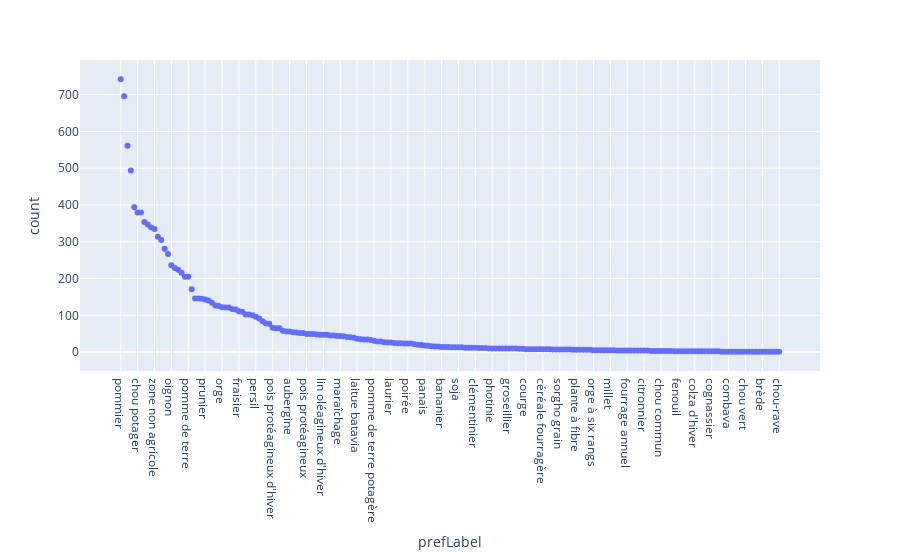
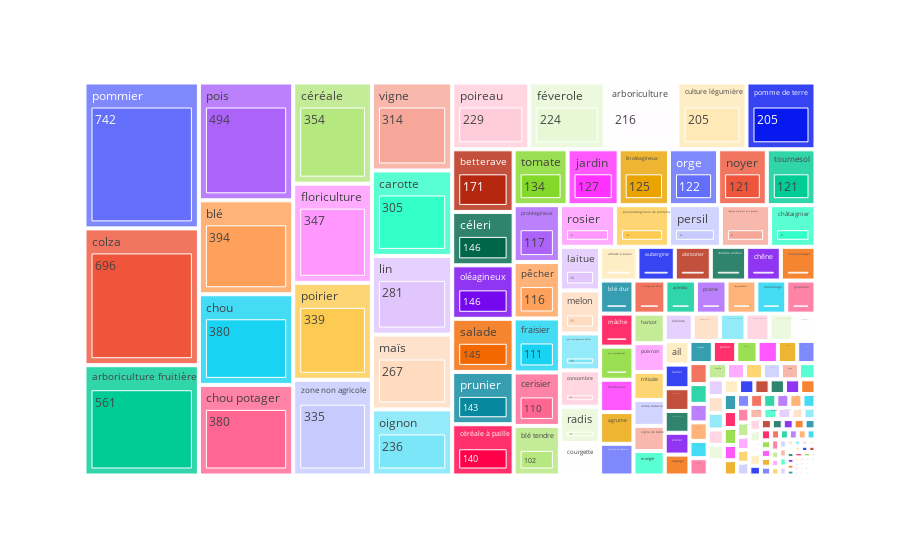

Here is the notebook cell these charts were saved with, in order:
### Code cell
show_frequencies(vespa_freq)

### Figure 1 — Plotly figure (JSON) as saved in the notebook; plotly's stock layout.template omitted (floating-point values rounded to 4 significant figures; data arrays with more than 128 entries replaced by an {"elided": "..."} marker saying what was removed)
{"data": [{"hovertemplate": "prefLabel=%{x}<br>count=%{y}<extra></extra>", "legendgroup": "", "marker": {"color": "#636efa", "symbol": "circle"}, "mode": "markers", "name": "", "orientation": "v", "showlegend": false, "type": "scatter", "x": {"elided": "196 str values"}, "xaxis": "x", "y": {"elided": "196 int values"}, "yaxis": "y"}], "layout": {"legend": {"tracegroupgap": 0}, "margin": {"t": 60}, "xaxis": {"anchor": "y", "domain": [0, 1], "title": {"text": "prefLabel"}}, "yaxis": {"anchor": "x", "domain": [0, 1], "title": {"text": "count"}}}}

### Figure 2 — Plotly figure (JSON) as saved in the notebook; plotly's stock layout.template omitted (floating-point values rounded to 4 significant figures; data arrays with more than 128 entries replaced by an {"elided": "..."} marker saying what was removed)
{"data": [{"branchvalues": "total", "domain": {"x": [0, 1], "y": [0, 1]}, "hovertemplate": "labels=%{label}<br>count=%{value}<br>parent=%{parent}<br>id=%{id}<extra></extra>", "ids": {"elided": "392 str values"}, "labels": {"elided": "392 str values"}, "name": "", "parents": {"elided": "392 str values"}, "type": "treemap", "values": {"elided": "392 int values"}}], "layout": {"legend": {"tracegroupgap": 0}, "margin": {"t": 60}}}
